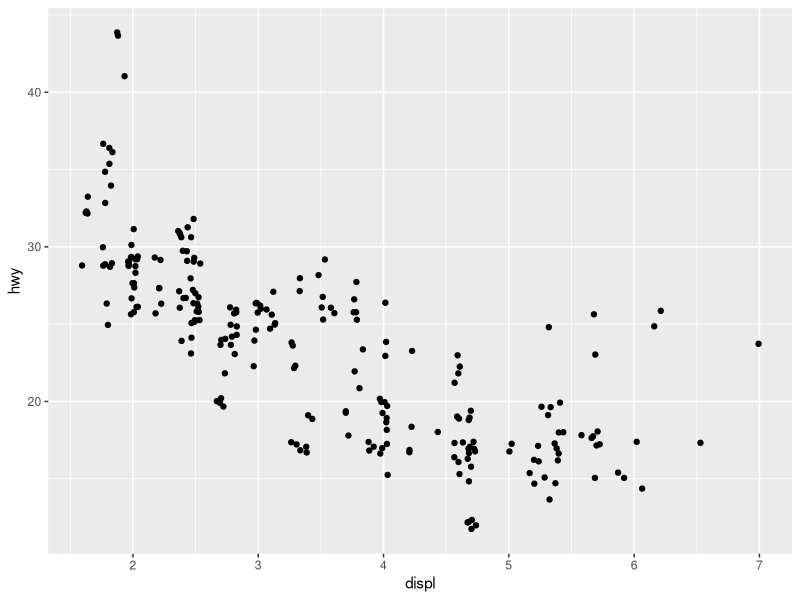
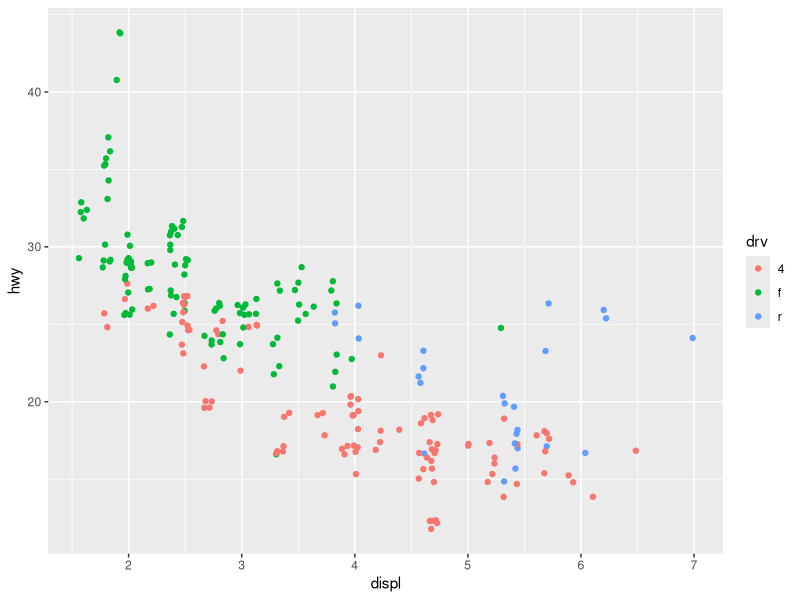
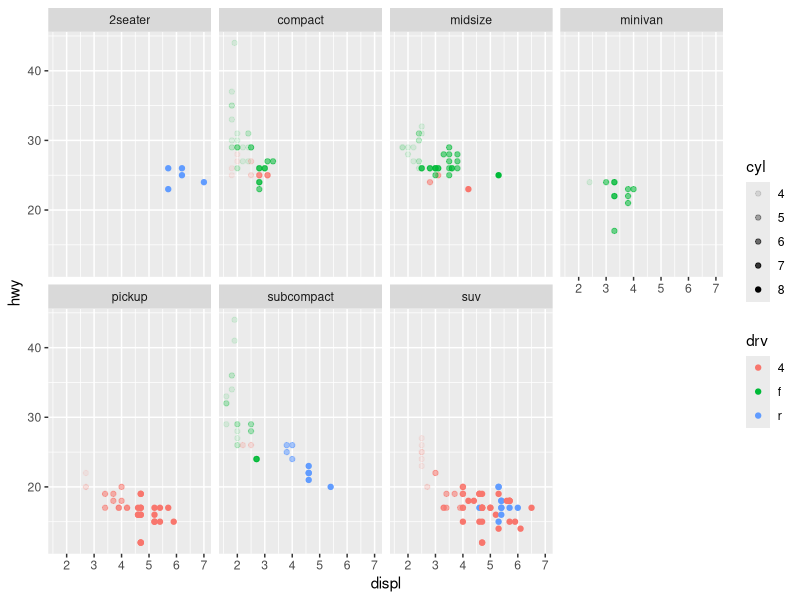
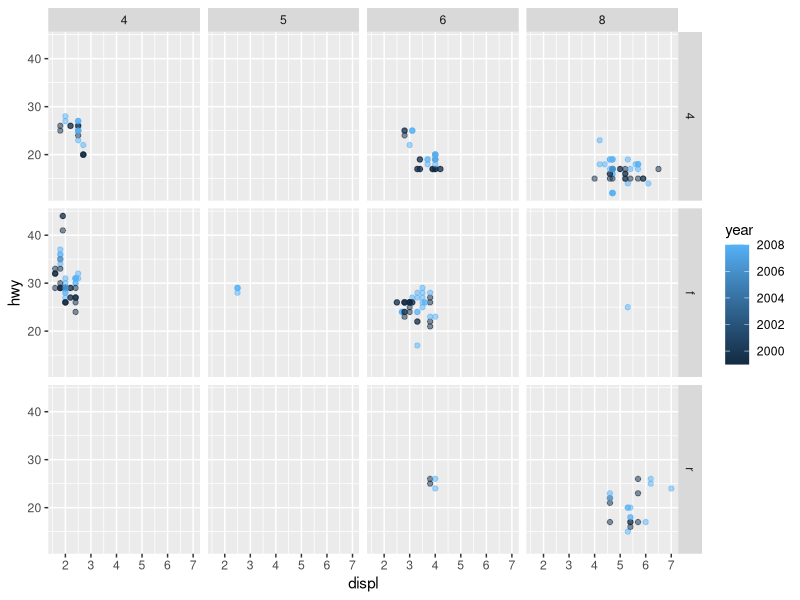

Generate these figures, in order, with R:
# demo_sample_direct_plot.R

##

# Load library
library(tidyverse)
View(mpg)
?mpg

# 2-D plot
ggplot(data = mpg, mapping = aes(x=displ, y=hwy)) +
  geom_point(color = "black", position='jitter')

# 2.5-D plot
ggplot(data = mpg, mapping = aes(x=displ, y=hwy)) +
  geom_point(mapping = aes(color = drv), position='jitter')
# For 2.5-D plot, alpha(transparency), color, shape, etc., can be used as the
# third axis.

# Facets subplot
ggplot(data=mpg, mapping=aes(x=displ, y=hwy)) +
  geom_point(mapping=aes(alpha=cyl, color=drv)) +
  facet_wrap(~class, nrow=2)
ggplot(data=mpg, mapping=aes(x=displ, y=hwy)) +
  geom_point(mapping=aes(color = year), alpha = 0.5) +
  facet_grid(drv ~ cyl)
